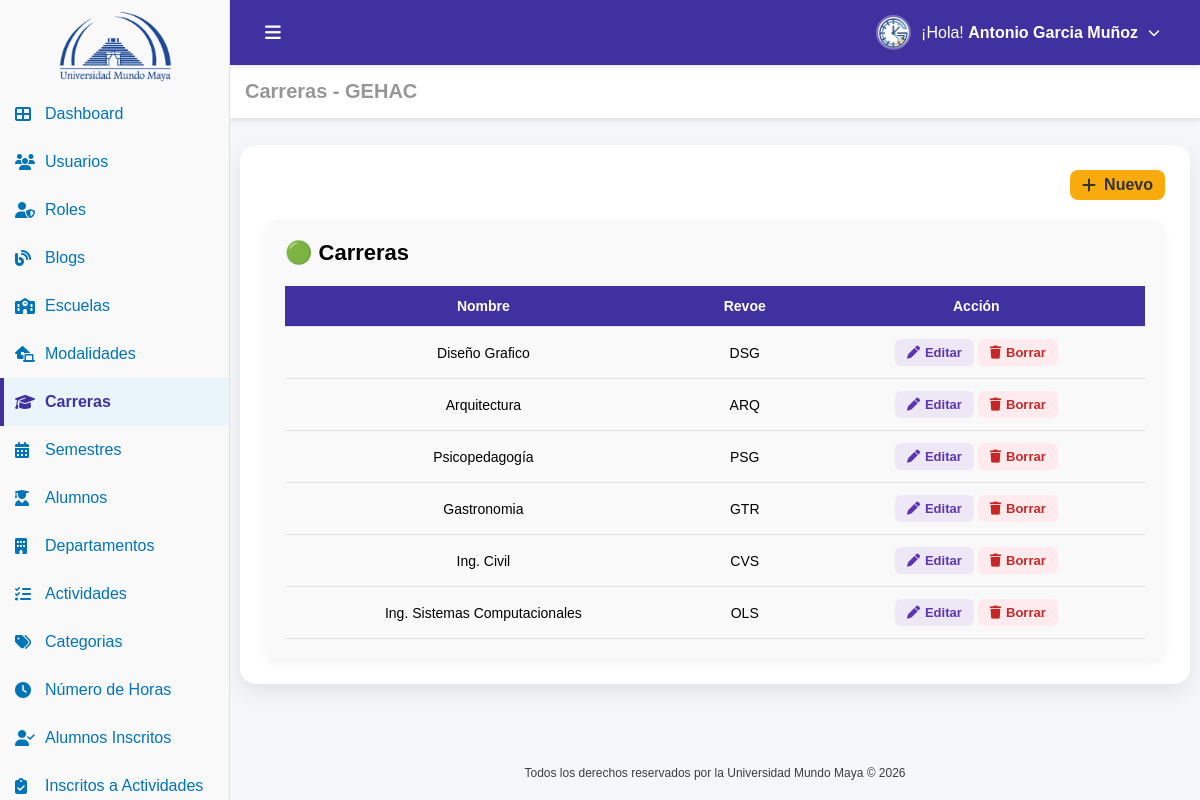
Page /carreras.php (signed in) on the committed database.
### tables this page shows
CREATE TABLE IF NOT EXISTS `usuario` (
  `id_usuario` int NOT NULL AUTO_INCREMENT,
  `nombre` varchar(100) NOT NULL,
  `nombre_s` varchar(100) DEFAULT NULL,
  `apellido_p` varchar(100) DEFAULT NULL,
  `apellido_m` varchar(100) DEFAULT NULL,
  `matricula` varchar(100) DEFAULT NULL,
  `estado` tinyint(1) NOT NULL DEFAULT '1',
  `correo` varchar(100) NOT NULL,
  `password` varchar(100) NOT NULL,
  `id_carrera` int DEFAULT NULL,
  `id_modalidad` int DEFAULT NULL,
  `id_rol` int DEFAULT NULL,
  `fecha_registro` datetime DEFAULT CURRENT_TIMESTAMP,
  PRIMARY KEY (`id_usuario`) USING BTREE,
  UNIQUE KEY `correo` (`correo`),
  KEY `fk_usuario_carrera` (`id_carrera`) USING BTREE,
  KEY `fk_usuario_modalidad` (`id_modalidad`) USING BTREE,
  KEY `fk_usuario_rol` (`id_rol`) USING BTREE,
  CONSTRAINT `fk_usuario_carrera` FOREIGN KEY (`id_carrera`) REFERENCES `carrera` (`id_carrera`),
  CONSTRAINT `fk_usuario_modalidad` FOREIGN KEY (`id_modalidad`) REFERENCES `modalidad` (`id_modalidad`),
  CONSTRAINT `fk_usuario_rol` FOREIGN KEY (`id_rol`) REFERENCES `rol` (`id_rol`)
);

CREATE TABLE IF NOT EXISTS `carrera` (
  `id_carrera` int NOT NULL AUTO_INCREMENT,
  `nombre` varchar(100) NOT NULL,
  `revoe` varchar(50) NOT NULL,
  `fecha_registro` datetime DEFAULT (now()),
  PRIMARY KEY (`id_carrera`)
);

### conf.php (called while the page is built, shortened)
<?php
function tiene_permiso($archivo_php, $accion = 'VER') {
    if (isset($_SESSION['permisos'][$archivo_php])) {
        return in_array($accion, $_SESSION['permisos'][$archivo_php]);
    }
    return false;
}

### auth.php (called while the page is built, shortened)
<?php
require_once('conf.php');
$id_usuario=$_SESSION['id_usuario'];
include('conexion.php');
$sql="
SELECT
u.nombre,
u.nombre_s,
u.apellido_p,
u.apellido_m,
u.correo,
u.id_rol,
u.id_carrera,
u.id_modalidad,
r.nombre AS rol
FROM usuario u
INNER JOIN rol r ON u.id_rol = r.id_rol
WHERE u.id_usuario=?
";
$stmt=$conn->prepare($sql);
$stmt->bind_param("i",$id_usuario);
$stmt->execute();
$result=$stmt->get_result();
if($result && $fila=$result->fetch_assoc()){
    $nombreCompleto=trim(
        $fila['nombre']." ".
        $fila['nombre_s']." ".
        $fila['apellido_p']." ".
        $fila['apellido_m']
    );
}else{
    $nombreCompleto="Usuario";
    $rol="Sin rol";
    $id_rol=0;
}
?>

### carreras.php (the view, shortened to what this page needs)
<?php
include("auth.php");
include("conexion.php");
$sql = "SELECT a.id_carrera, a.nombre, a.revoe
        FROM carrera a
        ORDER BY a.id_carrera DESC";
$result = $conn->query($sql);
$carreras = [];
if($result && $result->num_rows > 0) {
    while($fila = $result->fetch_assoc()) {
        $carreras[] = $fila;
    }
}
?>
<!DOCTYPE html>
<html lang="es">
<head>
    <link rel="stylesheet" href="css/carreras.css">
    <link href="https://cdn.jsdelivr.net/npm/remixicon@4.5.0/fonts/remixicon.css" rel="stylesheet"/>
    <link rel="stylesheet" href="https://cdnjs.cloudflare.com/ajax/libs/font-awesome/6.5.0/css/all.min.css">
</head>
<body>
    <div class="sidebar" id="sidebar">
        <a href="dashboard.php" class="logo-link">
            <div class="logo-container">
                <img src="img/uni_4.png" alt="Logo UMMA" class="logo">
            </div>
        </a>
        <ul>
            <li>
                <a href="dashboard.php" >
                    <i class="fas fa-th-large" ></i>
                    <span> Dashboard</span>
                </a>
            </li>
            <?php if (tiene_permiso('usuarios.php', 'VER')): ?>
            <li>
                <a href="usuarios.php" >
                    <i class="fas fa-users" ></i>
                    <span>Usuarios</span>
                </a>
            </li>
            <?php endif; ?>
            <?php if (tiene_permiso('roles.php', 'VER')): ?>
            <li>
                <a href="roles.php">
                    <i class="fas fa-user-shield" ></i>
                    <span>Roles</span>
                </a>
            </li>
            <?php endif; ?>
            <?php if (tiene_permiso('blogs.php', 'VER')): ?>
            <li>
                <a href="blogs.php"  >
                    <i class="fas fa-blog" ></i>
                    <span>Blogs</span>
                </a>
            </li>
            <?php endif; ?>
            <?php if (tiene_permiso('escuelas.php', 'VER')): ?>
            <li>
                <a href="escuelas.php" >
                    <i class="fas fa-school"></i>
                    <span>Escuelas</span>
                </a>
            </li>
            <?php endif; ?>
            <?php if (tiene_permiso('modalidades.php', 'VER')): ?>
            <li>
                <a href="modalidades.php" >
                    <i class="fas fa-laptop-house"  ></i>
                    <span>Modalidades</span>
                </a>
            </li>
            <?php endif; ?>
            <?php if (tiene_permiso('carreras.php', 'VER')): ?>
            <li>
                <a href="carreras.php" class="active">
                    <i class="fas fa-graduation-cap" style="color:#4031a1"></i>
                    <span>Carreras</span>
                </a>
            </li>
            <?php endif; ?>
            <?php if (tiene_permiso('semestres.php', 'VER')): ?>
            <li>
                <a href="semestres.php">
                    <i class="fas fa-calendar-alt"></i>
                    <span>Semestres</span>
                </a>
            </li>
            <?php endif; ?>
            <?php if (tiene_permiso('alumnos.php', 'VER')): ?>
            <li>
                <a href="alumnos.php">
                    <i class="fas fa-user-graduate"></i>
                    <span>Alumnos</span>
                </a>
            </li>
            <?php endif; ?>
            <?php if (tiene_permiso('departamentos.php', 'VER')): ?>
            <li>
                <a href="departamentos.php">
                    <i class="fas fa-building"></i>
                    <span>Departamentos</span>
                </a>
            </li>
            <?php endif; ?>
            <?php if (tiene_permiso('actividades.php', 'VER')): ?>
            <li>
                <a href="actividades.php">
                    <i class="fas fa-tasks"></i>
                    <span>Actividades</span>
                </a>
            </li>
            <?php endif; ?>
            <?php if (tiene_permiso('categorias.php', 'VER')): ?>
            <li>
                <a href="categorias.php">
                    <i class="fas fa-tags"></i>
                    <span>Categorias</span>
                </a>
            </li>
            <?php endif; ?>
            <?php if (tiene_permiso('horas.php', 'VER')): ?>
            <li>
                <a href="horas.php">
                    <i class="fas fa-clock"></i>
                    <span>Número de Horas</span>
                </a>
            </li>
            <?php endif; ?>
            <?php if (tiene_permiso('alumnos_inscritos.php', 'VER')): ?>
            <li>
                <a href="alumnos_inscritos.php">
                    <i class="fas fa-user-check"></i>
                    <span>Alumnos Inscritos</span>
                </a>
            </li>
            <?php endif; ?>
            <?php if (tiene_permiso('inscritos_actividades.php', 'VER')): ?>
            <li>
                <a href="inscritos_actividades.php">
                    <i class="fas fa-clipboard-check"></i>
                    <span>Inscritos a Actividades</span>
                </a>
            </li>
            <?php endif; ?>
        </ul>
    </div>
    <main class="contenido">
        <header class="top-header">
            <div class="header-left">
                <button id="toggle-btn">
                    <i class="fas fa-bars"></i>
                </button>
            </div>
            <div class="header-right">
                <ul>
                    <li class="submenu">
                        <a href="#" class="submenu-toggle">
                            <img src="img/gehac.png" alt="Usuario" class="menu-avatar">
                            <span>¡Hola! <strong> <?php echo $nombreCompleto; ?></strong></span>
                            <i class="fas fa-chevron-down submenu-arrow"></i>
                        </a>
                    </li>
                </ul>
            </div>
        </header>
        <section class="dashboard-section">
            <div class="header-title">
                <h3>Carreras - GEHAC</h3>
            </div>
        </section>
        <section class="content-wrapper">
            <div class="card">
                <div class="products-header">
                    <?php if (tiene_permiso('carreras.php', 'CREAR')): ?>
                        <a href="carreras_crear.php" class="btn btn-primary">
                            <i class="fas fa-plus"></i>
                            <span>Nuevo</span>
                        </a>
                    <?php endif; ?>
                </div>
                <div class="estado-section">
                        <h2 class="estado-title title-proceso">
                            🟢 Carreras
                        </h2>
                        <table id="tablaCarreras" class="estado-table">
                            <thead>
                                <tr>
                                    <th>Nombre</th>
                                    <th>Revoe</th>
                                    <th>Acción</th>
                                </tr>
                            </thead>
                            <tbody>
                                <?php if(!empty($carreras)): ?>
                                    <?php foreach($carreras as $row): ?>
                                        <tr>
                                            <td>
                                                <?= htmlspecialchars($row['nombre']) ?>
                                            </td>
                                            <td>
                                                <?= htmlspecialchars($row['revoe']) ?>
                                            </td>
                                            <td>
                                                <?php $id=(int)$row['id_carrera']; ?>
                                                    <?php if (tiene_permiso('carreras.php', 'EDITAR')): ?>
                                                        <a href="carreras_editar.php?id=<?= $id ?>" class="btn-edit">
                                                            <i class="fas fa-pen"></i>
                                                            <span>Editar</span>
                                                        </a>
                                                    <?php endif; ?>
                                                    <?php if (tiene_permiso('carreras.php', 'BORRAR')): ?>
                                                        <a href="carreras_borrar.php?id=<?= $id ?>"
                                                        class="btn-delete"
                                                        onclick="return confirm('¿Eliminar la Carrera: <?= htmlspecialchars($row['nombre']) ?>?')">
                                                            <i class="fas fa-trash"></i>
                                                            <span>Borrar</span>
                                                        </a>
                                                    <?php endif; ?>
                                            </td>
                                        </tr>
                                    <?php endforeach; ?>
                                <?php endif; ?>
                            </tbody>
                        </table>
                    </div>
            </div>
        </section>
        <footer class="footer">
            <p class="copy">Todos los derechos reservados por la Universidad Mundo Maya © 2026</p>
        </footer>
    </main>
</body>
</html>

### css/carreras.css (style rules this page uses)
* { margin:0; padding:0; box-sizing:border-box; }
body { font-family:Arial,sans-serif; display:flex; min-height:100vh; background:#f4f6f9; }
.sidebar { width:230px; height:100vh; position:fixed; background:#f9f9f9; color:#0074b7; padding-top:5px; overflow-y:auto; overflow-x:hidden; border-right:1px solid #e0e0e0; transition:.3s; z-index:1001; }
.logo-container { display:flex; justify-content:center; align-items:center; padding:5px 2px; }
.logo { width:120px; max-width:100%; height:auto; object-fit:contain; transition:.3s; }
.logo-link { display:block; text-decoration:none; color:inherit; }
.sidebar ul { list-style:none; }
.sidebar ul li { position:relative; }
.sidebar ul li a { display:flex; align-items:center; padding:15px; text-decoration:none; color:#0074b7; transition:.2s; }
.sidebar ul li a i { min-width:20px; margin-right:10px; color:#0074b7; }
.sidebar ul li a.active { background:#eaf5fb; color:#4031a1; font-weight:600; }
.sidebar ul li a.active::before { content:""; position:absolute; left:0; top:0; width:4px; height:100%; background:#4031a1; }
.contenido { margin-left:230px; padding-top:145px; padding-left:10px; padding-right:10px; flex:1; display:flex; flex-direction:column; min-height:100vh; transition:.3s; }
.top-header { display:flex; justify-content:space-between; align-items:center; height:65px; padding:0 25px; background:#4031a1; position:fixed; top:0; left:230px; right:0; z-index:1000; box-shadow:0 2px 5px rgba(0,0,0,.1); }
#toggle-btn { display:flex; align-items:center; justify-content:center; padding:10px; background:none; border:none; color:white; font-size:18px; cursor:pointer; transition:.3s; }
.header-left { display:flex; align-items:center; }
.header-right ul { list-style:none; }
.submenu { position:relative; }
.submenu-toggle { display:flex; align-items:center; gap:10px; padding:10px 15px; color:white; text-decoration:none; border-radius:8px; transition:.3s; }
.submenu-arrow { font-size:12px; transition:.3s; }
.menu-avatar { width:35px; height:35px; border-radius:50%; object-fit:cover; border:2px solid rgba(255,255,255,.3); transition:.3s; }
.dashboard-section { background:white; padding:15px; position:fixed; top:65px; left:230px; right:0; z-index:999; box-shadow:0 2px 5px rgba(0,0,0,.1); }
.header-title h3 { color:#797777c5; font-size:20px; }
.footer { margin-top:auto; padding:20px 30px; background:#f4f6f9; color:rgba(57,57,57,.98); font-size:12px; text-align:center; position:relative; z-index:1; }
.card { background: #fff; border-radius: 16px; padding: 25px; margin-bottom: 30px; box-shadow: 0 8px 20px rgba(0,0,0,0.08); transition: transform 0.3s, box-shadow 0.3s; }
.card .products-header { display: flex; justify-content: flex-end; align-items: center; margin-bottom: 20px; }
.card .btn-primary { display: inline-flex; align-items: center; gap: 8px; padding: 6px 12px; background: #f9ab0e; color: #333; border-radius: 8px; font-weight: 600; text-decoration: none; transition: background 0.3s, transform 0.2s; }
.card .estado-section { background: #f9f9f9; padding: 20px; border-radius: 14px; box-shadow: 0 4px 12px rgba(0,0,0,0.05); overflow-x: auto; }
.card .estado-title { font-size: 22px; font-weight: 700; margin-bottom: 20px; }
.card .estado-table { width: 100%; border-collapse: collapse; table-layout: auto; font-size: 14px; }
.card .estado-table thead { background: #4031a1; color: #fff; }
.card .estado-table th, .card .estado-table td { padding: 12px 15px; text-align: center; border-bottom: 1px solid #e0e0e0; }
.card .btn-edit, .card .btn-delete { text-decoration: none; padding: 6px 12px; border-radius: 6px; font-size: 13px; font-weight: 600; display: inline-flex; align-items: center; gap: 5px; transition: background 0.2s, transform 0.2s; }
.card .btn-edit { background: #ede7f6; color: #5e35b1; }
.card .btn-delete { background: #ffebee; color: #c62828; }

### rows in the picture
usuario: nombreCompleto "Antonio Garcia Muñoz"
carrera: nombre "Diseño Grafico", revoe "DSG"
carrera: nombre "Arquitectura", revoe "ARQ"
carrera: nombre "Psicopedagogía", revoe "PSG"
carrera: nombre "Gastronomia", revoe "GTR"
carrera: nombre "Ing. Civil", revoe "CVS"
carrera: nombre "Ing. Sistemas Computacionales", revoe "OLS"
